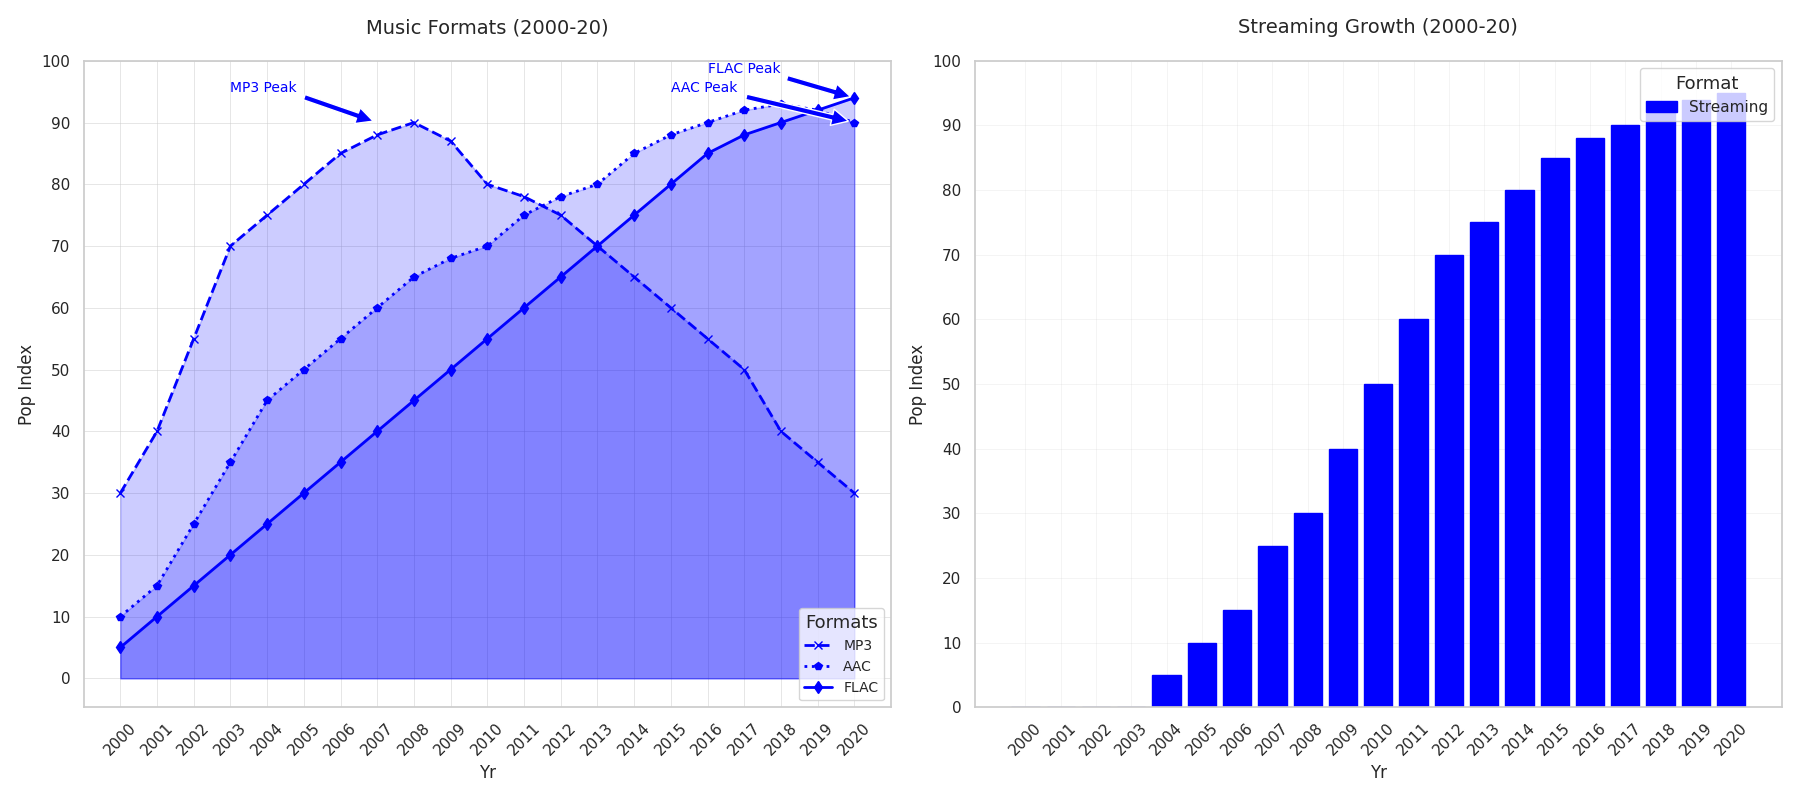

Reproduce this figure in Python.
import matplotlib.pyplot as plt
import numpy as np

years = np.arange(2000, 2021)
mp3_popularity = [30, 40, 55, 70, 75, 80, 85, 88, 90, 87, 80, 78, 75, 70, 65, 60, 55, 50, 40, 35, 30]
aac_popularity = [10, 15, 25, 35, 45, 50, 55, 60, 65, 68, 70, 75, 78, 80, 85, 88, 90, 92, 93, 92, 90]
flac_popularity = [5, 10, 15, 20, 25, 30, 35, 40, 45, 50, 55, 60, 65, 70, 75, 80, 85, 88, 90, 92, 94]
streaming_popularity = [0, 0, 0, 0, 5, 10, 15, 25, 30, 40, 50, 60, 70, 75, 80, 85, 88, 90, 92, 94, 95]

fig, ax = plt.subplots(nrows=1, ncols=2, figsize=(18, 8))

# Line plot for music formats
ax[0].plot(years, mp3_popularity, marker='x', linestyle='--', linewidth=2, color='blue', label='MP3')
ax[0].plot(years, aac_popularity, marker='p', linestyle=':', linewidth=2, color='blue', label='AAC')
ax[0].plot(years, flac_popularity, marker='d', linestyle='-', linewidth=2, color='blue', label='FLAC')
ax[0].fill_between(years, mp3_popularity, color='blue', alpha=0.2)
ax[0].fill_between(years, aac_popularity, color='blue', alpha=0.2)
ax[0].fill_between(years, flac_popularity, color='blue', alpha=0.2)
ax[0].set_title('Music Formats (2000-20)', fontsize=14, pad=20)
ax[0].set_xlabel('Yr', fontsize=12)
ax[0].set_ylabel('Pop Index', fontsize=12)
ax[0].set_xticks(years)
ax[0].set_xticklabels(years, rotation=45)
ax[0].set_yticks(np.arange(0, 101, 10))
ax[0].grid(True, which='major', linestyle='-', linewidth=0.7, alpha=0.5)
ax[0].legend(loc='lower right', fontsize=10, title='Formats', title_fontsize='13')

ax[0].annotate('MP3 Peak', xy=(2007, 90), xytext=(2003, 95), arrowprops=dict(facecolor='blue', shrink=0.05), fontsize=10, color='blue')
ax[0].annotate('AAC Peak', xy=(2020, 90), xytext=(2015, 95), arrowprops=dict(facecolor='blue', shrink=0.05), fontsize=10, color='blue')
ax[0].annotate('FLAC Peak', xy=(2020, 94), xytext=(2016, 98), arrowprops=dict(facecolor='blue', shrink=0.05), fontsize=10, color='blue')

# Bar chart for streaming popularity
ax[1].bar(years, streaming_popularity, color='blue', edgecolor='blue', hatch='/', label='Streaming')
ax[1].set_title('Streaming Growth (2000-20)', fontsize=14, pad=20)
ax[1].set_xlabel('Yr', fontsize=12)
ax[1].set_ylabel('Pop Index', fontsize=12)
ax[1].set_xticks(years)
ax[1].set_xticklabels(years, rotation=45)
ax[1].set_yticks(np.arange(0, 101, 10))
ax[1].grid(True, which='both', linestyle='-', linewidth=0.5, alpha=0.3)
ax[1].legend(loc='upper right', fontsize=11, title='Format', title_fontsize='13')

plt.tight_layout()
plt.show()
